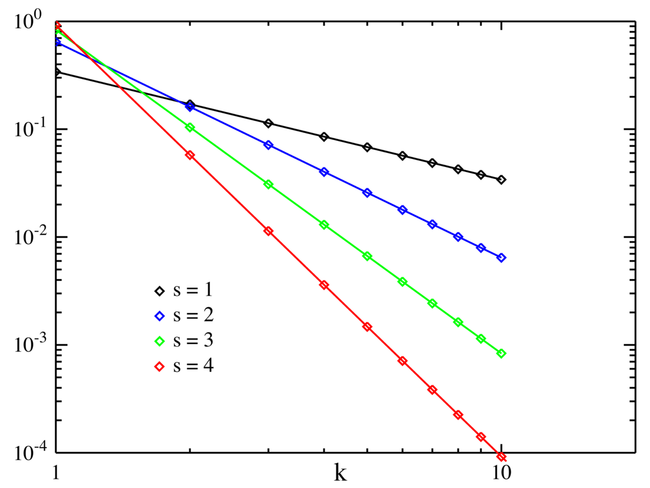
#> input picture Lab 8/Zipf_distribution_PMF.png, 650 x 488 px
$ jupyter execute --allow-errors 'Lab 8 Ryan Yoseph ryosep2.ipynb'   (shell and % lines are left out)
#> lines starting #> are read from the running program, lines starting #| are printed output that depends on the picture
# Lab 8: Applications of Markov chains and graphs

In this lab we will be looking at some applications of Markov chains and graphs, namely, the page rank algorithm, an introduction to statistical inference with a Markov model, and cache replacement policies.

Below is the code to import the modules we will be using throughout this lab.

[cell 1]
import matplotlib.pyplot as plt
import numpy as np
import scipy as sp
import scipy.stats as st
import csv as csv
import networkx as nx
print ("Modules Imported!")

# Markov chain object similar to random variable objects in scipy.stats (st)

class Markov_chain:
    def __init__(self, P, pi0):   # The transition probability matrix and initial distribution are passed
        self.P = P
        self.pi0 = pi0
        self.n=np.size(pi0)
        if np.shape(P) != (self.n,self.n):
            print ("Error: Shape of P doesn't match pi0")

    def rvs(self,T):     # produce a length T segment of variates of the random process
        X = [np.random.choice(self.n, p=self.pi0)]  # p is a needed input for np.random.choice()
        for t in range(1,T):
            X.append(np.random.choice(self.n, p=self.P[X[t-1],:]))
        return np.array(X)

    def pi(self,t):    # produce probability distribution at time t
        pi_new=self.pi0
        for s in range(t):
            pi_new = np.dot(pi_new, self.P)    # one step update of probability distribution
        return pi_new
print ("Markov_chain class defined")

## Page Rank Algorithm

Now that we see how to generate, manipulate, and plot graphs, we can investigate Page's ranking algorithm for webpages, which uses a Markov chain based on the graphical structure of the set of web pages on the Internet.  Suppose now that we have a directed graph that represents a set of web pages; a link from one webpage to another designates that the first webpage has a hyperlink to the second webpage.   Then webpages that have more incoming edges should have a higher rank.   If the webpages pointing into a particular webpage have higher ranks, then the ranking of the webpage pointed to should be even higher.    These ideas are encapsulated in the pagerank algorithm, which is based on a Markov chain with the following one-step transition probability matrix:
$p_{i,j} = \frac{dA_{i,j}}{\mbox{out_degree}(i)} +  \frac{1-d}{n}.$  Here $A$ represents the adjacency matrix of the graph, so that $A_{i,j}=1$ if there is an edge from $i$ to $j,$  and $A_{i,j}=0$ otherwise.
Originally Google used $d$=85%. That is, if the current state is $i$, then a biased coin is flipped with heads showing with probability $d.$   If heads shows, then the next state is one of the nodes pointed to by node $i,$  with all choices having equal probability.  If tails shows, the next node is selected at random from among all nodes in the graph, each with equal probability.  There is a slight problem about what to do if a node has outdegree zero because in that case the first term is not well defined; you will be asked to address this problem.

The following code generates a random directed graph, and then ranks the popularity of the nodes in the graph using the pagerank method. The code uses the adjacency matrix of the graph, mentioned above. Instead of using the equilibrium distribution for the Markov chain, we use the probability distribution of the chain after 100 time steps.  The row sums of the adjacency matrix give the outdegrees.  One way to think about it is that the Markov chain models a person randomly clicking through webpages.  Pages are ranked according to the probability distribution of which page the person has reached after 100 time steps.

[cell 2]
# A simulation of the pagerank algorithm
#import networkx as nx

# Create a random directed graph object and plot it:
G = nx.scale_free_graph(10, alpha=0.2, beta=0.4, gamma=0.4)
nx.draw(G,with_labels=1)
plt.show()
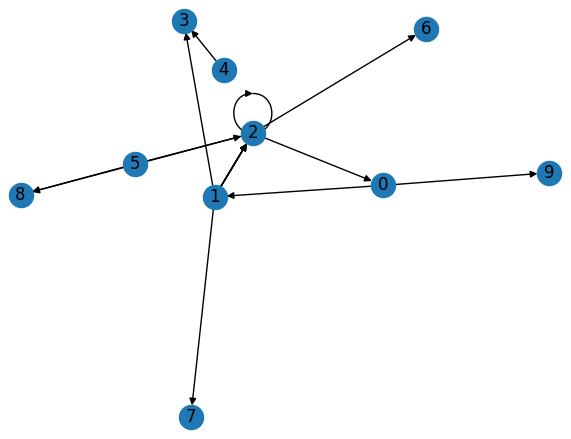
#> figure drawn by matplotlib, 1 panel

# Next we add identity matrix to the adjacency matrix, which
# is equivalent to adding a self loop to each node.
# This is a way to make the out degree of every node nonzero.
# nx returns adjacency matrix in Scipy sparse format; toarray() converts to dense format
n = G.number_of_nodes()
A = np.array(nx.adjacency_matrix(G).toarray()) + np.identity(n)

d=0.85    # continuation parameter for pagerank
 # Next, define transition probability matrix for page rank algoritm
P=d*A/A.sum(axis=1)[:,np.newaxis]  + ((1-d)/n)*np.ones((n,n))  # This line of code is crucial to answer part 2 of Problem 1.

pi0=np.ones((n))/n

markov=Markov_chain(P, pi0)  # Uses Markov_chain class defined in first code cell above

print ("rank vector", st.rankdata(-markov.pi(100)))  # larger probabilities map to smaller numbers
print ("Simulated state sequence: ", markov.rvs(100))   # Prints simulation of Markov chain

**<SPAN style="BACKGROUND-COLOR: #C0C0C0">Problem 1:</SPAN>** Run the above code and examine the output for a few graphs.  The nodes are numbered from 0 to n-1, and the rank vector gives the popularity rank for each node.  For example, the position of the one in the rank vector denotes the most popular node.
<ol><li> Qualitatively comment on the graphs. Where does it appear that the most popular nodes are?</li>
<li> The above code uses a particular method to deal with nodes that have no neighbors.   Perhaps it is not fair, because it rewards nodes that have no links to other nodes.   Propose and implement another method for dealing with nodes that have no outgoing links that you think is better.  Explain why you think your method is better.</li>

__Answer:__

1.) Qualitatively, the majority of the graphs have about 5-6 nodes that are close to one another and hense have a small edge length. As for the other 3-4 nodes, they are usually given a much longer edge. It is often between these 3-4 further out nodes that have the highest ranking. I believe this is the case because the close together nodes share many edges with one another and then this high subset of rank is further increased when one or two of that subset points to one single node (Can be related to primary and secondary sources of information on the internet and how primary sources that are reputable are cited often in many papers).

2.) [:,np.newaxis] makes sure that the probabilities sum to 1. It also adds another layer of dimensionality to an array (for example, 1D arrays become 2D arrays, 2D arrays become 3D arrays, etc). Furthermore, the most recent thing I learned about what [:,np.newaxis] does is that it properly divides $A_{i,j}$ by the proper out degree of the row $i$. When we add np.identity(n), what we are doing is making sure that we do not have any divide by zero errors and therefore no "nan" values in our array.

2.) The method I am considering of doing is to take all the nodes that have an out degree of 0 and creating a link between that node and all other nodes. This makes intuitive sense because if you land on a website where you are unable to travel to any other website, you would close out of that browser and reopen a new browser window, hence you would randomly land on the other $n-1$ websites. The previous method does not make sense because a user would not want to continuously cycle through the same website over and over again. Therefore I believe this is a better method

[cell 3]
# Create a random directed graph object and plot it:
G = nx.scale_free_graph(10, alpha=0.2, beta=0.4, gamma=0.4)
nx.draw(G,with_labels=1)
plt.show()
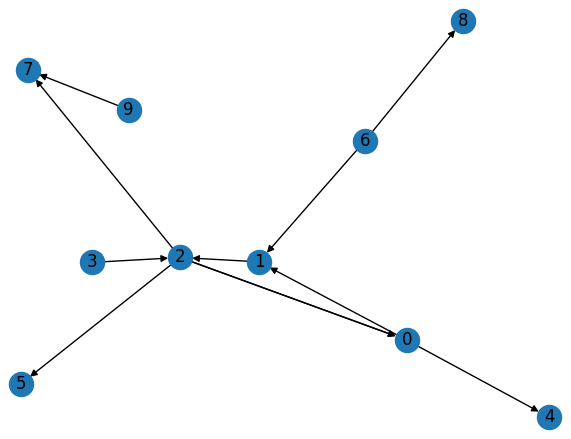
#> figure drawn by matplotlib, 1 panel

# Next we add identity matrix to the adjacency matrix, which
# is equivalent to adding a self loop to each node.
# This is a way to make the out degree of every node nonzero.
# nx returns adjacency matrix in Scipy sparse format; toarray() converts to dense format
n = G.number_of_nodes()
nodes = np.arange(n)
A = np.array(nx.adjacency_matrix(G).toarray())

##### UPDATED CODE HERE #######
for node in nodes:
    if np.sum(A[node,:]) == 0: # check to see that the node has an out degree of zero
        A[node,:] = 1          # If so, create a link from this node to every other node in graph G
        A[node,node] = 0       # while also not creating a self loop on itself
##### UPDATED CODE HERE #######

d=0.85    # continuation parameter for pagerank
 # Next, define transition probability matrix for page rank algoritm
P=d*A/A.sum(axis=1)[:,np.newaxis]  + ((1-d)/n)*np.ones((n,n))  # This line of code is crucial to answer part 2 of Problem 1.

pi0=np.ones((n))/n

markov=Markov_chain(P, pi0)  # Uses Markov_chain class defined in first code cell above

print ("rank vector", st.rankdata(-markov.pi(100)))  # larger probabilities map to smaller numbers
print ("Simulated state sequence: ", markov.rvs(100))   # Prints simulation of Markov chain

**<SPAN style="BACKGROUND-COLOR: #C0C0C0">End of Problem 1</SPAN>**

## Some statistical inference for Markov chains

To prepare for statistical inference for Markov chains, we begin by considering the maximum likelihood (ML) estimator for the distribution of a  sequence of independent, identically distributed discrete random variables.   Specifically, suppose p=[p[0], . . . , p[n-1]] is a probability vector for random variables taking values in {0,1, . . . , n-1}.   That is, p[i] is the probability a generated random variable is equal to i.
Suppose that you don't know what the vector p is, but you observe a sequence of T independent random variables that were generated using p.  How would you estimate p?   A natural guess is to use p_hat[i]=(number of samples equal to i)/T.   Basically, p_hat is just a normalized histogram of p.  It can be shown that this choice of p_hat is the maximum likelihood (ML) estimator of p.  (The usual proof is to use a Lagrange multiplier for the constraint p[0]+ . . . + p[n-1]=1.)  Try running the following code several times and see how well p_hat approximates p.  If T is increased the estimates become more accurate.

[cell 4]
p=np.array([0.2,0.2,0.4,0.2])
c=np.arange(np.size(p))
Xcstm = st.rv_discrete(values = (c,p))
T=100  # Number of values generated
values = Xcstm.rvs(size = T)
# print (values)
p_hat=np.bincount(values,minlength=np.size(p))/1./np.size(values)
print ("    p:", p)
print ("p_hat:", p_hat,"(estimate of p based on", T, "values)")
print ("Sum of squared errors:", np.linalg.norm(p-p_hat)**2.)  # the norm method calculates the 2-norm by default

The same principle can be used to estimate the transition probability matrix for a Markov chain.
<br>**<SPAN style="BACKGROUND-COLOR: #C0C0C0">Problem 2:</SPAN>**   Generate a length T simulation of a four state Markov chain using some initial distriubution and some 4x4 transition probability matrix P.  Select P to have some zeros in it, but make sure the process can eventually get to any state starting from any other state.  Then, taking the generated sequence as the only input, generate an estimate, P_hat, of the matrix P.   Your estimator should be more accurate for larger values of T.  (Hint:  For a given state i, the ith row of P is the probability distribution of the next state, given the current state is i.  So to estimate the ith row of P, you should focus on the states that occur just after state i is visited.)

[cell 5]
# This Markov Chain is simulating a cat named Gypsy. The four different
# states that she can be in are growling (Grl), purring (Pur),
# licking(Lck), and hissing (His)

P = np.array([[0.5,0.2,0.0,0.3],[0.25,0.3,0.4,0.05],
              [0.25,0.35,0.4,0.0],[0.6,0.2,0.1,0.1]])
pi0 = np.array([0.2,0.2,0.4,0.2]) # 60% chance that gypsy starts out purring and 40% chance she starts out licking
gypsy = Markov_chain(P,pi0)
T = 10000
values = gypsy.rvs(T)

print('The length',T,'simulation of our four state Markov Chain is:\n',values)
#p_hat=np.bincount(values,minlength=np.size(p))
#print(p_hat)

[cell 6]
count = np.zeros(np.shape(P))
for index in range(T-1):
    count[values[index]][values[index+1]]+=1
p_hat = count/count.sum(axis=1)[:,None] #normalize the count matrix by the sum of its row

[cell 7]
print('The true probability matrix is:\n',P)
print('The ML estimator for P given',T,'time steps of the Markov Chain is:\n',p_hat,'\n')
print ("Sum of squared errors:", np.linalg.norm(P-p_hat)**2.)  # the norm method calculates the 2-norm by default

[cell 8]
#### CODE THAT SEEMED LIKE IT SHOULD WORK BUT DIDNT ######
### Now I know why, I did not normalize along the rows but instead normalized by dividing by T... big mistake #####

# [41 lines of commented-out code are left out]

[cell 9]
# Your code here
class Markov_chain:
    def __init__(self, P, pi0):   # The transition probability matrix and initial distribution are passed
        self.P = P
        self.pi0 = pi0
        self.n=np.size(pi0)
        if np.shape(P) != (self.n,self.n):
            print ("Error: Shape of P doesn't match pi0")

    def rvs(self,T):     # produce a length T segment of variates of the random process
        X = [np.random.choice(self.n, p=self.pi0)]  # p is a needed input for np.random.choice()
        for t in range(1,T):
            X.append(np.random.choice(self.n, p=self.P[X[t-1],:]))
        return np.array(X)

    def pi(self,t):    # produce probability distribution at time t
        pi_new=self.pi0
        for s in range(t):
            pi_new = np.dot(pi_new, self.P)    # one step update of probability distribution
        return pi_new

**<SPAN style="BACKGROUND-COLOR: #C0C0C0">End of Problem 2</SPAN>**

## Cache Replacement Policy:

A cache is used to hold information so the information can be retrieved more quickly than going through memory. Suppose you have a memory or server that holds $n$ elements and you have a cache that holds $k$ elements ($n>k$). When you want to retrieve an item, you first search through the cache. If the item is in the cache, it is considered a hit. If it's not in the cache, it's considered a miss. When a miss occurs, you have the longer process of searching for the item in memory. A key question for cache design is what items to keep in the cache? When you have a miss should you place that item in the cache?  If so, what item in the cache should you replace (i.e. drop from the cache to make room)?  Since it's unlikely the items will be uniformly searched for (some items will be more popular than others) many policies have been developed to try and maximize the liklihood that a requested item will be in the cache. A few are listed below:
<ol>
    <li> Belady's Algorithm: This is considered to be the most efficient algorithm possible. When a miss occurs, it retrieves that item and replaces an item in the cache with it. The item that's replaced is the item that will not be retrieved for the longest time in the future. It is a practically impossible algorithm because it requires knowledge of how far in the future an item will needed. </li><br>
    <li>Least Recently Used (LRU): You can think of this algorithm as a first in first out queue. When a miss occurs, that element gets retrieved from memory and gets put at the top of that queue. It replaces the item in the cache that was retrieved the longest time ago. When a hit occurs, that item gets put back to the top of the queue.</li><br>
    <li>Random Replacement (RR): This algortihm is similiar to the LRU algorithm except the miss replaces an element that was previously in the cache, selected uniformly at random.</li><br>
    <li>Least Frequently Used (LFU): In this algorithm the miss replaces the element in the cache that is the least frequently used. It's a little more complicated because you need to keep a count on the number of hits an element in the cache gets over a certain time period, or something similar. </li><br>
</ol>

Let's try and simulate the Least Recently Used policy. In your folder should be a file called all_names.csv. We are going to load this in and use it as the memory. We are also going to set up an ordered array to represent the cache. Then we're going to simulate retrievals of information based on a Zipf distribution and see what our experimental hit percentage is.

[cell 10]
#Loads the CSV file
def load_file(filename):
    names = []
    try:
        f = open(filename)
        reader = csv.reader(f)
        for row in reader:
            names.append(row[0])
        f.close()
    except:
        print ('Error: Could Not Load File')
    return np.array(names)

#Creates a zipf distribution using the stats discrete module
def zipf(s, N):
#> called with s = 1, N = 0
    n = range(1,N+1)
    p = []
    z = 0.
    for i in n:
        temp = (1./i)**s
        p.append(temp)
        z = z+temp
    for i in range(np.size(p)): p[i]=p[i]/z
    return st.rv_discrete(name = 'Zipf', values=(n,p))

#When a hit occurs, move the hit item to the top of the list for LRU
def cache_hit_LRU(cache,item):
    # cache.index(item) is current location of item in the cache
    for i in range(cache.index(item),np.size(cache)-1):
        cache[i] = cache[i+1] # shifts the elements from index of hit towards bottom of cache
    cache[np.size(cache)-1] = item #[np.size(cache)-1] is the top of the cache
    return cache

#When a miss occurs, replace the least recently used (LRU) item
def cache_miss_LRU(cache, item):
    for i in range(np.size(cache)-1):
        cache[i]=cache[i+1] # shift ALL elements in cache by one to the bottom of cache to make room at top of cache
    cache[np.size(cache)-1] = item # the item that was a miss is placed at the top of cache
    return cache

##### PART 1 ######
# When a hit occurs, move the hit item to the top of the list for RR
def cache_hit_RR(cache,item):
    for i in range(cache.index(item),np.size(cache)-1):
        cache[i] = cache[i+1]
    cache[np.size(cache)-1] = item
    return cache

#When a miss occurs, uniformly select an element in the cache at random and replace it
def cache_miss_RR(cache,item):
    elem = np.random.randint(0,np.size(cache))
    cache[elem] = item
    return cache

##### PART 1 ######

#Runs the main code for the simulation
filename = 'all_names.csv'
names = load_file(filename) #This is treated as your memory
#> (the rest of this cell did not finish here and is left out)

<br>**<SPAN style="BACKGROUND-COLOR: #C0C0C0">Problem 3:</SPAN>** Use the code given above to do the following:
<ol>
<li> Create a new simulation using a random replacement policy. What is the impact on the hit percentage? Plot the moving hit percentage under this policy.</li>
<li> We used a Zipf distribution to represent the retrieval requests. It is a heavy tailed distribution with two parameters s and N. Run the given LRU simulation, but vary the s value from 0.5 to 3 in .5 increments. Plot the moving hit percentage under each of these conditions. Why might this be occuring? (The answer lies in the structure of the Zipf distribution)</li>
<li> Setting s=1.0 again for the LRU simulation, print out the cache hit rate for k=50, 100, 400, respectively.  How does the cache hit rate vary with the cache size k? Why is that?
<li> Explain whether or not the state of the cache in this experiment can be viewed as a Markov process, both for the LRU policy and for the random replacement policy.</li>

[cell 11]
## PART 2 ##
list_s = np.arange(0.5,3.5,0.5)

#> (the rest of this cell did not finish here and is left out)

[cell 12]
##### PART 3 #####

k = [50,100,400]
#> (the rest of this cell did not finish here and is left out)

__Answer:__

1. When we use RR instead of LRU, the final hit percentage is ~5% lower than the hit percentage when using LRU. When we hit around 1,000 retrievals from the cache, the lines start to seperate from one another.

2. As we increase the value of s in our Zipf distribution, the values that we read from the distribution start to congregate near the beginning of our index for names.csv. In other words, as s increases, the CDF of the zipf distribution approaches 1.0 a lot quicker. In even other words, as we increase the value of s, the pmf of the distribution is such that it is very unlikely that we read values that are closer to the end of the index.

3. When we double the cache size k, we increase the hit percentage by 8%. When we quadruple our cache size k, we increase the hit percentage by 24%. The reason why our hit percentage increases is because as we increase the size of our cache, there is a greater chance that the item we are searching for is found in the cache. This makes intuitive sense; because the list of names is finite, we can store more names in our cache and therefore retrieve many names with greater success due to the greater capacity of our cache.

4. Yes I believe the cache can be simulated as a Markov Process. This is because the state of the cache will look very similar to how it did before the hit or miss item is relocated. Examples of edges leading out of the current state to a different state would be whether the item is a hit or miss. We can place the PMF of the zipf distribution into a transition matrix P so now our transition matrix contains equations instead of "constants". With this in place, it makes sense to say that the cache is a type of Markov Process. There is also a $\pi_{0}$ state as well (the initial state of cache before any retrievals are called). Therefore, the cache suffices all three pillars of a Markov Process and therefore is a Markov Process

[cell 13]
from skimage.io import imread
image = imread('Zipf_distribution_PMF.png')
#> image is the input picture: shape (488, 650, 4); mean R, G, B, A 247.5, 247.3, 247.3, 255
plt.figure(figsize=(10,6))
plt.imshow(image)
plt.axis('off')
plt.title('PMF of Zipf Distribution')
